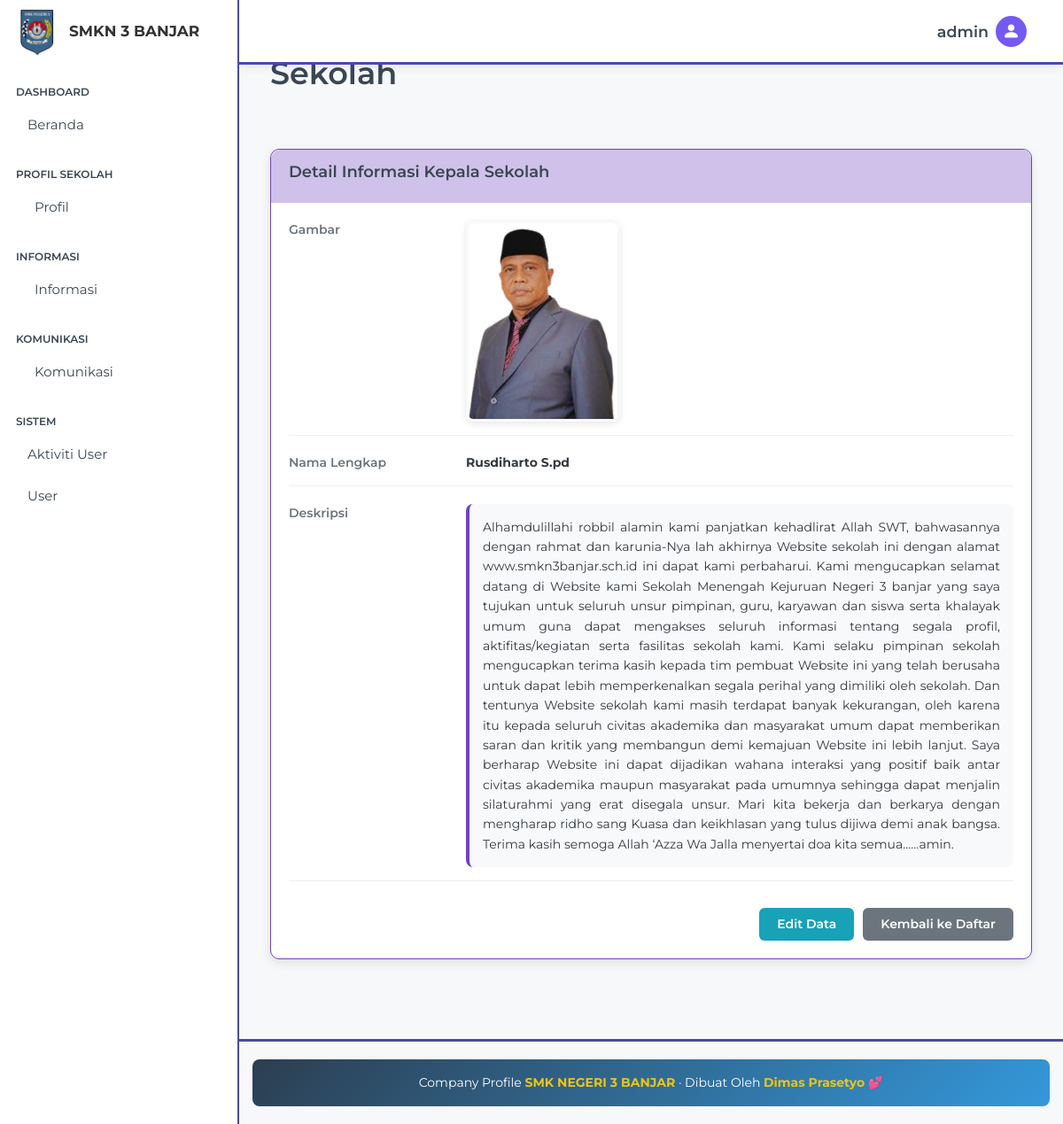
The app's page /beckend/pages/headmaster/detaile.php?id=22 (signed in) with its own data.
### tables this page shows
CREATE TABLE `headmasters` (
  `id` bigint NOT NULL,
  `headmasters_name` varchar(255) NOT NULL,
  `headmasters_photo` text NOT NULL,
  `headmasters_description` text NOT NULL
);

### config/escapeString.php (called while the page is built)
<?php
if (!function_exists('escapeString')) {
    function escapeString($text) {
        global $connect;
        return $connect->real_escape_string($text);
    }
}
?>

### beckend/pages/headmaster/detaile.php (the view, shortened to what this page needs)
<?php
include '../../partials/header.php';
include '../../partials/sidebar.php';
include '../../partials/navbar.php';
include '../../app.php';
$id = escapeString($_GET['id']);
$qSelect = "SELECT * FROM headmasters WHERE id = '$id'";
$result = mysqli_query($connect, $qSelect);
$headmaster = mysqli_fetch_object($result);
?>
<div class="content-wrapper">
    <section class="content-header">
        <div class="container-fluid">
            <div class="row mb-2">
                <div class="col-sm-6">
                    <h1>Detail Data Kepala Sekolah</h1>
                </div>
                <div class="col-sm-6">
                    <ol class="breadcrumb float-sm-right">
                        <li class="breadcrumb-item"><a href="./index.php">Data Kepala Sekolah</a></li>
                        <li class="breadcrumb-item active">Detail Data</li>
                    </ol>
                </div>
            </div>
        </div>
    </section>
    <section class="content">
        <div class="container-fluid">
            <div class="row">
                <div class="col-12 mt-5">
                    <div class="card card-purple">
                        <div class="card-header">
                            <h3 class="card-title">Detail Informasi Kepala Sekolah</h3>
                        </div>
                        <div class="card-body detail-container">
                            <div class="detail-row">
                                <div class="detail-label">Gambar</div>
                                <div class="detail-value">
                                    <img src="../../../storages/kepalaSekolah/<?= $headmaster->headmasters_photo ?>"
                                         alt="Gambar <?= htmlspecialchars($headmaster->headmasters_name) ?>"
                                         class="detail-image"
                                         onerror="this.src='https://via.placeholder.com/280x350?text=Gambar+Tidak+Tersedia'">
                                </div>
                            </div>
                            <div class="detail-row">
                                <div class="detail-label">Nama Lengkap</div>
                                <div class="detail-value">
                                    <strong><?= htmlspecialchars($headmaster->headmasters_name) ?></strong>
                                </div>
                            </div>
                            <div class="detail-row">
                                <div class="detail-label">Deskripsi</div>
                                <div class="detail-value detail-description">
                                    <?= nl2br(htmlspecialchars($headmaster->headmasters_description)) ?>
                                </div>
                            </div>
                            <div class="btn-action">
                                <a href="./edit.php?id=<?= $headmaster->id ?>" class="btn btn-info">
                                    <i class="fas fa-edit"></i> Edit Data
                                </a>
                                <a href="./index.php" class="btn btn-secondary">
                                    <i class="fas fa-arrow-left"></i> Kembali ke Daftar
                                </a>
                            </div>
                        </div>
                    </div>
                </div>
            </div>
        </div>
    </section>
</div>
<?php
include '../../partials/footer.php';
include '../../partials/script.php';
?>

### beckend/partials/header.php (style rules this page uses)
html, body { height: 100%; }
body { display: flex; flex-direction: column; }

### beckend/pages/headmaster/detaile.php (style rules this page uses)
.content-wrapper { padding: 20px; }
.card-purple { border: 1px solid #6f42c1; border-radius: 10px; box-shadow: 0 4px 12px rgba(0,0,0,0.1); }
.card-purple .card-header { background: #cfc1e9ff; color: white; border-radius: 10px 10px 0 0; padding: 15px 20px; }
.detail-container { padding: 20px; }
.detail-row { display: flex; margin-bottom: 20px; border-bottom: 1px solid #eee; padding-bottom: 15px; }
.detail-label { width: 200px; font-weight: 600; color: #6c757d; }
.detail-value { flex: 1; color: #343a40; }
.detail-image { max-width: 280px; max-height: 350px; border-radius: 8px; border: 3px solid #f8f9fa; box-shadow: 0 2px 8px rgba(0,0,0,0.1); object-fit: cover; }
.detail-description { line-height: 1.6; text-align: justify; background: #f8f9fa; padding: 15px; border-radius: 8px; border-left: 4px solid #6f42c1; }
.btn-action { margin-top: 30px; display: flex; justify-content: flex-end; gap: 10px; }
.btn-info { background: #17a2b8; border: none; padding: 8px 20px; border-radius: 6px; font-weight: 600; color: white; text-decoration: none; display: inline-block; }
.btn-secondary { background: #6c757d; border: none; padding: 8px 20px; border-radius: 6px; font-weight: 600; color: white; text-decoration: none; display: inline-block; }

### records on screen
headmasters: headmasters_photo (picture), headmasters_name "Rusdiharto S.pd", headmasters_description "Alhamdulillahi robbil alamin kami panjatkan kehadlirat Allah SWT, bahwasannya dengan rahmat dan karunia-Nya lah akhirnya Website sekolah ini dengan alamat www.smkn3banjar.sch.id ini dapat kami perbaharui. Kami mengucapkan selamat datang di Website kami Sekolah Menengah Kejuruan Negeri 3 banjar yang saya tujukan untuk seluruh unsur pimpinan, guru, karyawan dan siswa serta khalayak umum guna dapat mengakses seluruh informasi tentang segala profil, aktifitas/kegiatan serta fasilitas sekolah kami. Kami selaku pimpinan sekolah mengucapkan terima kasih kepada tim pembuat Website ini yang telah berusaha untuk dapat lebih memperkenalkan segala perihal yang dimiliki oleh sekolah. Dan tentunya…"

### other values on screen
$_SESSION['role'] "admin"
